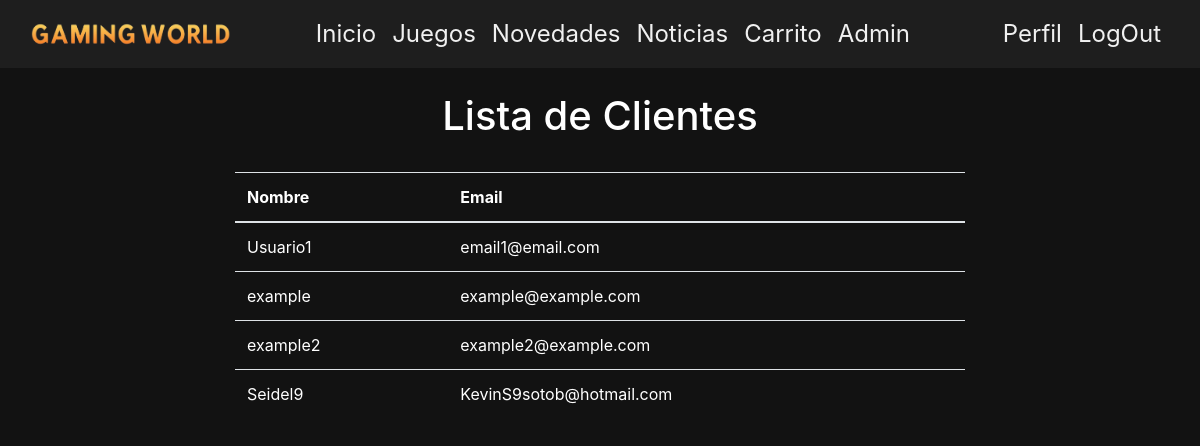
/Admin/ListarClientes.php (signed in), run on the app's committed database.
### tables this page shows
CREATE TABLE `usuarios` (
  `UsuarioID` int(11) NOT NULL,
  `Email` varchar(45) NOT NULL,
  `Password` varchar(25) NOT NULL,
  `Alias` varchar(25) NOT NULL,
  `Tipo` varchar(25) NOT NULL
);

### Admin/ListarClientes.php (the view, shortened to what this page needs)
<!DOCTYPE html>
<html lang="es">
<head>
    <link href="https://stackpath.bootstrapcdn.com/bootstrap/4.5.2/css/bootstrap.min.css" rel="stylesheet">
</head>
<body class="text-white">
<?php
require '../menu2.php';
if (!isset($_SESSION['tipo_usuario']) || $_SESSION['tipo_usuario'] !== "administrador") {
    require '../PersonalAutorizado.php';
} else {
?>
<h1 class="text-center text-white mt-4">Lista de Clientes</h1>
<div class="container">
    <div class="row justify-content-center">
        <div class="col-md-8 mt-4">
            <table class="table text-white">
                <thead>
                    <tr>
                        <th scope="col">Nombre</th>
                        <th scope="col">Email</th>
                    </tr>
                </thead>
                <tbody>
                <?php
                try {
                    require '../bd.php';
                    $sel = "SELECT * FROM `usuarios` WHERE `Tipo` = 'Cliente'";
                    $resul = $bd->query($sel);
                    if ($resul) {
                        foreach ($resul as $res) {
                            echo '<tr>';
                            echo "<td>" . $res['Alias'] . "</td>";
                            echo "<td>" . $res['Email'] . "</td>";
                            echo '</tr>';
                        }
                    }
                } catch (PDOException $e) {
                    echo '<tr><td colspan="2">' . $e->getMessage() . '</td></tr>';
                }
                ?>
                </tbody>
            </table>
        </div>
    </div>
</div>
<?php
}
?>
</body>
</html>

### assets/cssPlus/cssPlus.css (style rules this page uses)
* { margin:0; padding: 0; box-sizing: border-box; }
body { background-color: #121212 !important; color: #f0f0f0; margin:0; padding: 0; box-sizing: border-box; }

### data on the page
usuarios: Alias "Usuario1", Email "email1@email.com"
usuarios: Alias "example", Email "example@example.com"
usuarios: Alias "example2", Email "example2@example.com"
usuarios: Alias "Seidel9", Email "KevinS9sotob@hotmail.com"
